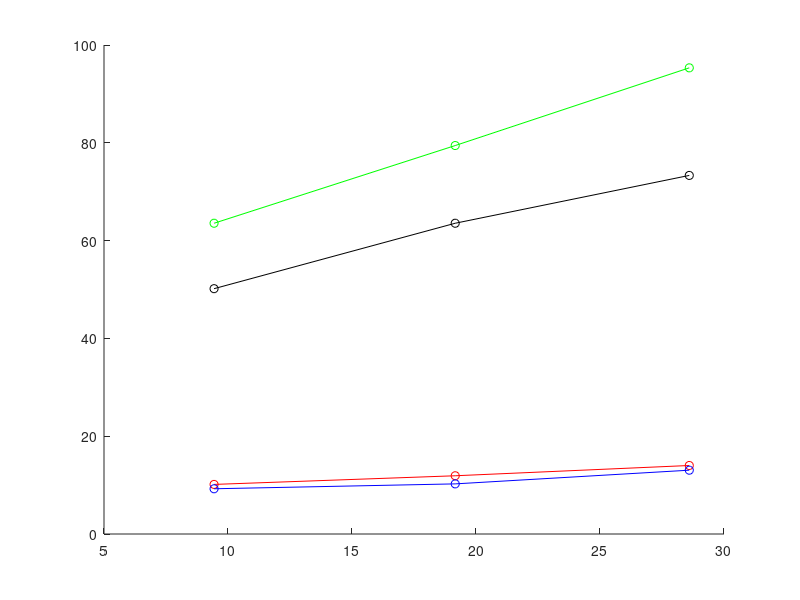

Recreate this plot in MATLAB.
dist_cy=[28.6*0.33;28.6*0.67;28.6]
sample_1A=[10.14;11.91;14.01] %change acc
sample_1B=[63.55;79.44;95.33] %change acc
sample_2A=[9.25;10.25;13.05]  %change acc
sample_2B=[50.17;63.55;73.33] %change acc
figure()
hold on;
% plot(ACTUAL) %you may NEVER use errorbars
plot(dist_cy,sample_1A,'r-o') %you may use errorbars
plot(dist_cy,sample_1B,'g-o') %you may use errorbars
plot(dist_cy,sample_2A,'b-o') %you may use errorbars
plot(dist_cy,sample_2B,'k-o') %you may use errorbars
hold off;